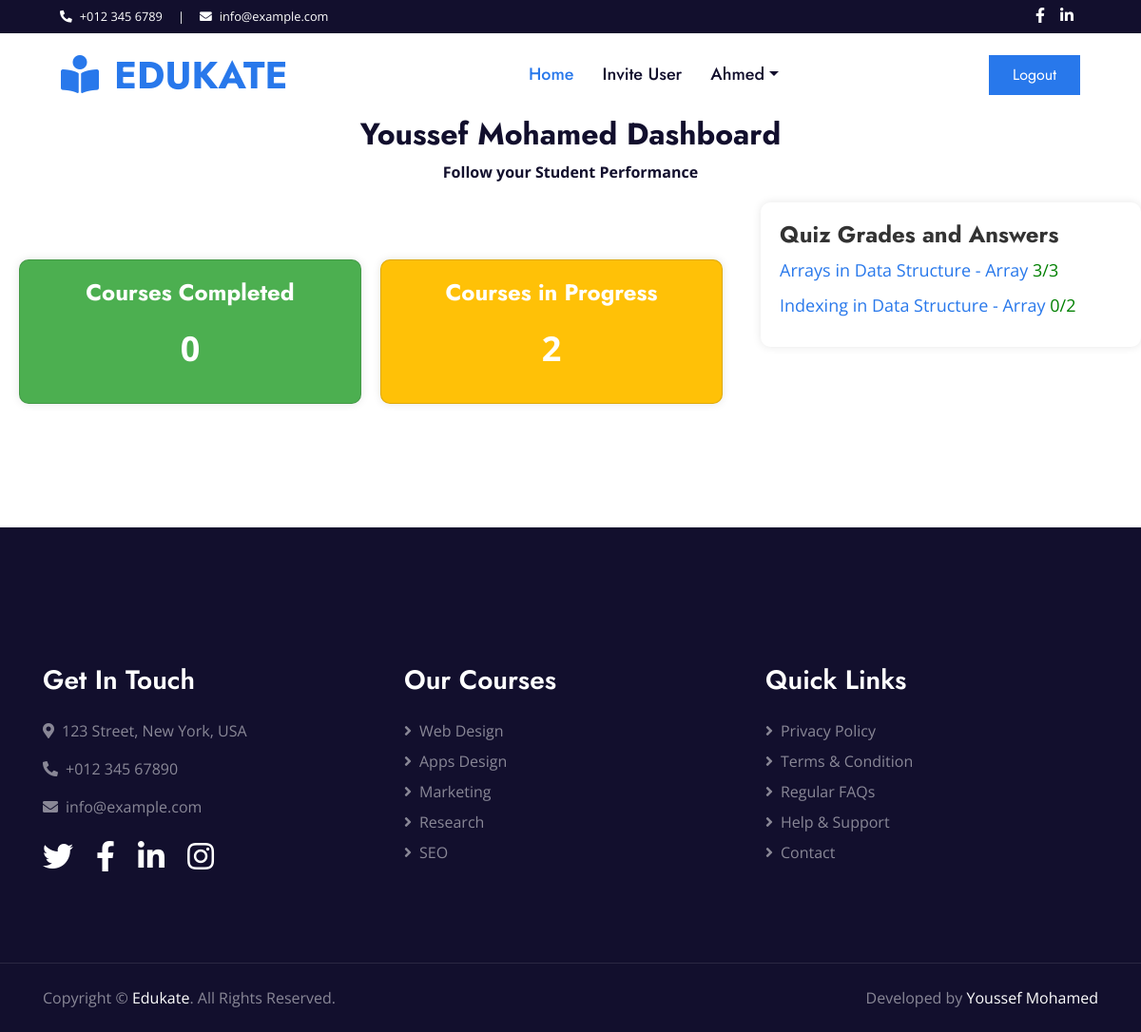
The app's page /student/dashboard/47 (signed in), older data.
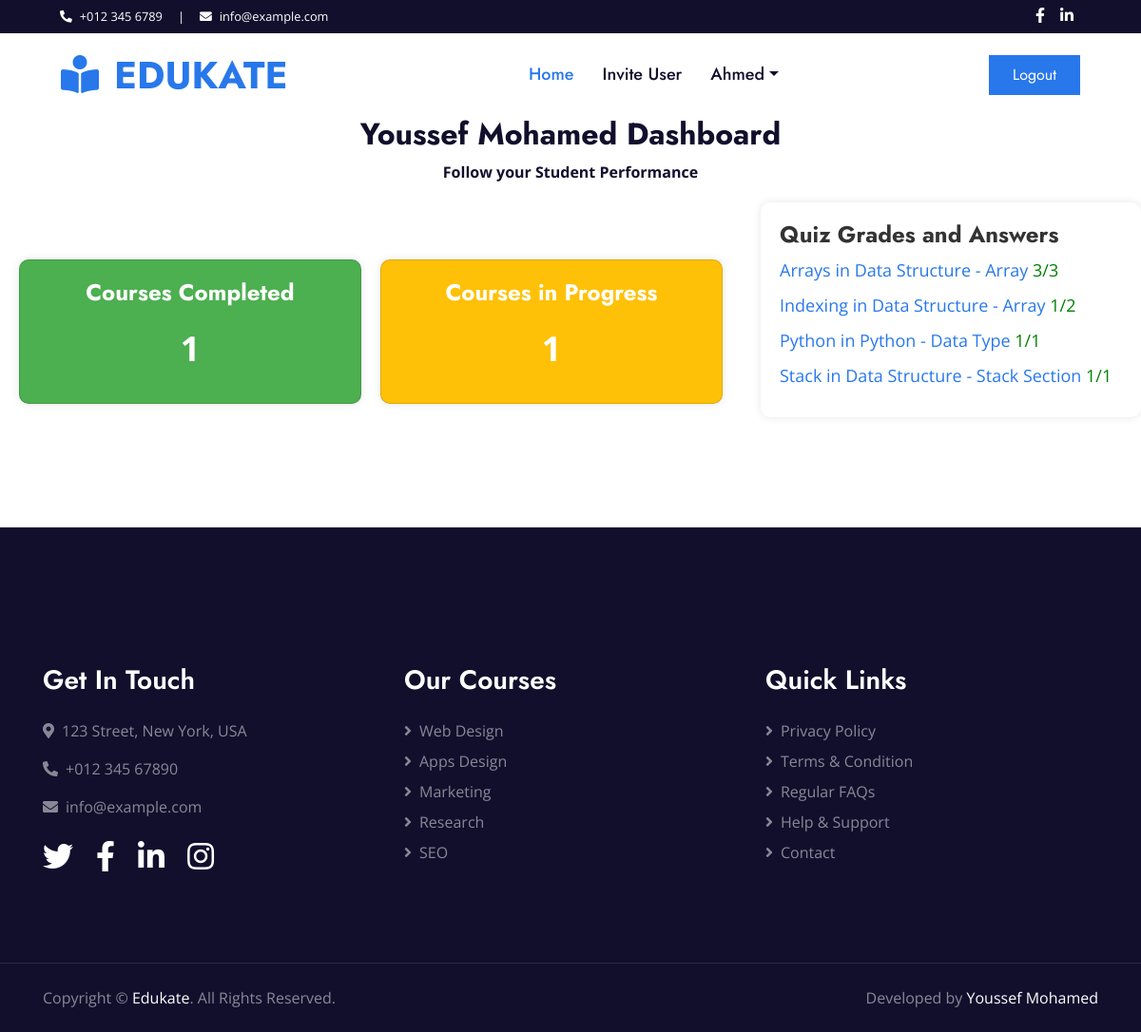
The same page, newer data.
### student/models.py (models this page shows, shortened)
class QuizResult(models.Model):
    lesson = models.ForeignKey(Lesson, on_delete=models.CASCADE)
    quiz = models.ForeignKey(Quiz, on_delete=models.CASCADE)
    student = models.ForeignKey(Student, on_delete=models.CASCADE)
    student_mark = models.IntegerField()
    quiz_mark = models.IntegerField()
    passed = models.CharField(max_length=20)
    class Meta:
        constraints  = [
            models.UniqueConstraint(fields=['quiz', 'student'], name='quiz and studnet')]

### instructor/models.py (models this page shows, shortened)
class Quiz(models.Model):
    lesson = models.ForeignKey(Lesson, on_delete=models.CASCADE)
    title = models.CharField(max_length=50)

class Lesson(models.Model):
    course = models.ForeignKey(Course, on_delete=models.CASCADE)
    name = models.CharField(max_length=50)
    content = models.TextField(max_length=1000)
    students = models.ManyToManyField(Student, through="StudentCourseAccess")

class Course(models.Model):
    instructor = models.ForeignKey(Instructor, on_delete=models.CASCADE)
    courseName = models.CharField(max_length=50)
    image = models.ImageField(upload_to='course_image/%Y/%m/%d/')
    description = models.TextField(max_length=500)
    Type = models.CharField(max_length=50)
    student_complete = models.ManyToManyField(Student, through="CompleteCourse")

### student/views/dashboard_views.py (the view)
# urls.py: path('dashboard/<int:id>', student_performance, name='student_performance'),
@login_required
def student_performance(request, id):
    current_student = Student.objects.get(user = id)
    completed_course = CompleteCourse.objects.filter(student = current_student)
    in_progress = Course.objects.filter(instructor=current_student.invited_by).exclude(id__in=completed_course.values_list('course_id',flat=True))
    quiz_grades = QuizResult.objects.filter(student = current_student)
    return render(request, 'dashboard.html', {'completed':completed_course, 'in_progress':in_progress,
                                            'student':current_student, 'quizs':quiz_grades})

### templates/dashboard.html (shortened to what this page needs)
{% extends 'base/base.html' %}
{% load static %}
{% block content %}
<body>
    {% if user.is_staff %}
<h2 style="text-align: center;">{{student.name}} Dashboard</h2>
<p style="text-align: center; color: #120F2D; font-weight: bold;" >Follow your Student Performance</p>
    {% else %}
<h2 style="text-align: center;">Welcome back, {{student.name}}</h2>
<p style="text-align: center; color: #120F2D; font-weight: bold;" >Here is your Learning Activity</p>
    {% endif %}
<div class="flex-container">
        <div class="container-1">
        <div class="dashboard">
            <div class="card completed" id="coursesCompletedCard" data-course-id = {{student.id}}>
                <h2>Courses Completed</h2>
                <p>{{completed.count}}</p>
            </div>
            <div class="card in-progress" id="coursesInProgressCard"  data-course-id = {{student.id}}>
                <h2>Courses in Progress</h2>
                <p>{{in_progress.count}}</p>
            </div>
        </div>
    </div>
    <div class="quiz-grades" id="quizGradesCard">
        <h2>Quiz Grades and Answers</h2>
        {% for quiz in quizs %}
        <a href="{% url 'student_answers' quiz.quiz.id student.id %}"><p>{{quiz.quiz.title}} in {{quiz.lesson.course.courseName}} - {{quiz.lesson.name}} <span style="color: green;">{{quiz.student_mark}}/{{quiz.quiz_mark}}</span></p></a>
        {% endfor %}
    </div>
</div>
</body>
{% endblock %}

Row changes from the older to the newer data that the page shows:
changed QuizResult "Indexing": student_mark "0" → "1"
added QuizResult: quiz "Python", lesson.course.courseName "Python", lesson.name "Data Type", student_mark "1", quiz_mark "1"
added QuizResult: quiz "Stack", lesson.course.courseName "Data Structure", lesson.name "Stack Section", student_mark "1", quiz_mark "1"
Text that changed along with them:
{{ completed.count }}: "0" → "1"
{{ in_progress.count }}: "2" → "1"
